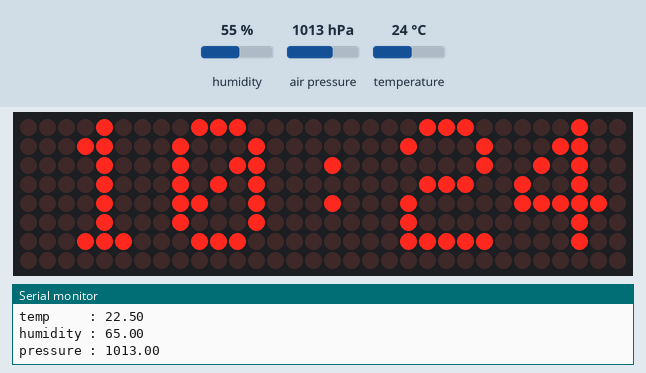
A sketch run on a simulated ESP8266 (NodeMCU). On the bench: 32×8 LED matrix, the last lines printed to the serial monitor. The test bench sets the inputs (shaded band); at power-on: humidity 55 %, air pressure 1013 hPa, temperature 24 °C. WiFi joins after 1.5 s; servers stay silent unless stated; the local clock reads 2024-03-15 10:24:30 at power-on unless the sketch sets it; no MQTT or app messages arrive unless stated.

Above: at 2.6 s.
At 15.5 s:
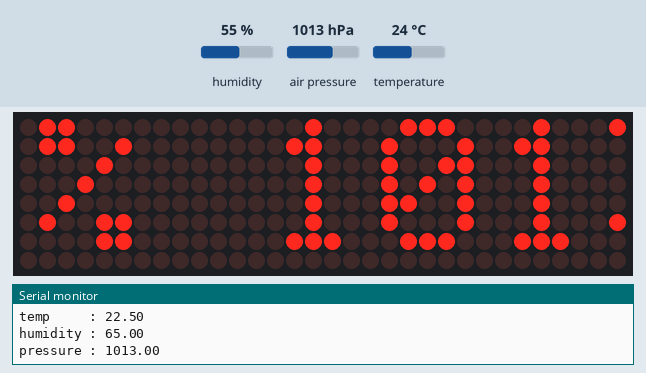
15.6 s: humidity set to 22 %
At 15.76 s:
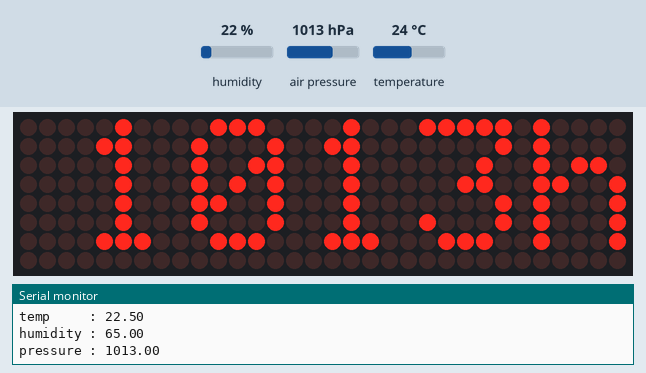
At 28.76 s:
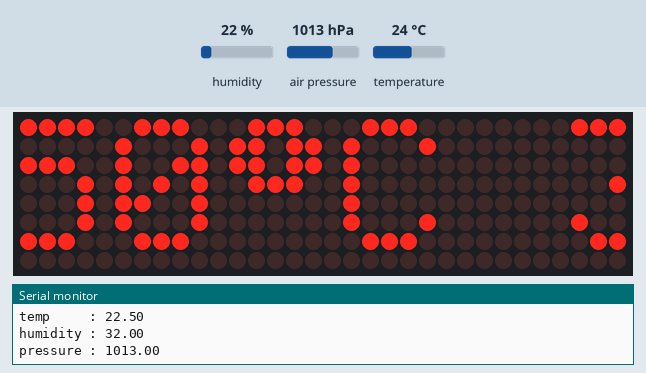
Timing chart, 0 to 30.3 s (numbered marks = the images above; inputs shaded):
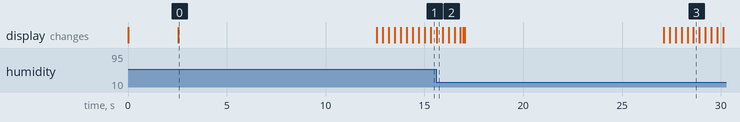

The sketch:

PK_Clock_MAX7219.ino
```cpp
//Zegar z synchronizacją z serwerem NTP, czujnikiem temperatury, wilgotności i ciśnienia
//Ustawianie połączenia z WiFi za pomocą managera połączeń - bez konieczności modyfikacji kodu o SSID i PSWD
//Testowane w środowisku Arduino IDE 1.8.13(Windows Store 1.8.42.0)
//Pierwsze uruchomienie - wyszukać WiFi Set WiFi Connection - połączyć się i ustanowić połączenie

//Użyta plytka NodeMCU 1.0 (ESP_12E Module)

//Opis połączeń:

// LED Matrix Pin -> ESP8266 Pin
// Vcc            -> 3,3v
// Gnd            -> Gnd
// DIN            -> D7
// CS             -> D4
// CLK            -> D5

//BME280 pins
//Vcc             -> 3,3v
//Gnd             -> Gnd
//SDA             -> D2
//SCL             -> D1


#include <PubSubClient.h>
#include <Adafruit_BME280.h>
#include <Adafruit_GFX.h>
#include <Max72xxPanel.h>
#include <time.h>
#include <WiFiManager.h> //https://github.com/tzapu/WiFiManager WiFi Configuration Magic

byte ASCIIvalue = 42;
int pinCS = D4;
int numberOfHorizontalDisplays = 4;
int numberOfVerticalDisplays   = 1;
char time_value[20];
int wait = 70; // In milliseconds
int spacer = 1;
int width  = 5 + spacer; // The font width is 5 pixels
int m = 0;
String t, h, p;
float temp_corr = (-1.5);
float hum_corr = 10 ;
unsigned long lastMsg = 0;
int licznik = 0;
int interval = 6; //1 = 10sekund 6 = minuta

Max72xxPanel matrix = Max72xxPanel(pinCS, numberOfHorizontalDisplays, numberOfVerticalDisplays);

WiFiClient espClient;
PubSubClient client(espClient);


//Konfiguracja pod Homeassistant

//IP Homeassistent-a
byte mqtt_server[] = {192, 168, 3, 122};

#define zegar1temp "sensor/temperature1"
#define zegar1hum "sensor/humidity1"
#define zegar1press "sensor/presure1"

WiFiServer server(80);

Adafruit_BME280 bme; // use I2C interface
Adafruit_Sensor *bme_temp = bme.getTemperatureSensor();
Adafruit_Sensor *bme_pressure = bme.getPressureSensor();
Adafruit_Sensor *bme_humidity = bme.getHumiditySensor();


/*****************************************************************
  /* convert float to string with a                                *
  /* precision of two decimal places                               *
  /*****************************************************************/
String Float2String(const float value)
{
  // Convert a float to String with two decimals.
  char temp[15];
  String s;

  dtostrf(value, 13, 2, temp);
  s = String(temp);
  s.trim();
  return s;
}


/*****************************************************************
  /* Debug output                                                  *
  /*****************************************************************/
void debug_out(const String &text, int linebreak = 1)
{
  if (linebreak)
  {
    Serial.println(text);
  }
  else
  {
    Serial.print(text);
  }
}


/*****************************************************************
  /* Setup                                                         *
  /*****************************************************************/
void setup() {
  Serial.begin(9600);

  Serial.println(F("BME280 Sensor event test"));

  if (!bme.begin()) {
    delay(2000);
    Serial.println(F("Could not find a valid BME280 sensor, check wiring!"));
    while (1) delay(10);
  }

  client.setServer(mqtt_server, 1883);
  Wire.begin();
  delay(10);

  setenv("TZ", "GMT-1BST", 1);

  matrix.setIntensity(m); // Use a value between 0 and 15 for brightness
  matrix.setRotation(0, 1);    // The first display is position upside down
  matrix.setRotation(1, 1);    // The first display is position upside down
  matrix.setRotation(2, 1);    // The first display is position upside down
  matrix.setRotation(3, 1);    // The first display is position upside down
  matrix.fillScreen(LOW);
  matrix.write();

  if (WiFi.status() != WL_CONNECTED) {
    matrix.drawChar(2, 0, 'W', HIGH, LOW, 1);
    matrix.drawChar(8, 0, 'I', HIGH, LOW, 1);
    matrix.drawChar(13, 0, '-', HIGH, LOW, 1);
    matrix.drawChar(20, 0, 'F', HIGH, LOW, 1);
    matrix.drawChar(26, 0, 'I', HIGH, LOW, 1);
    matrix.write(); // Send bitmap to display
  }


  WiFiManager wifimanager;
  wifimanager.setConfigPortalTimeout(30);

  if (!wifimanager.autoConnect("Set_WiFi_Connection")) {
    Serial.println("failed to connect and hit timeout - ESP RESET");
    //reset and try again, or maybe put it to deep sleep
    matrix.drawChar(2, 0, 'R', HIGH, LOW, 1);
    matrix.drawChar(8, 0, 'E', HIGH, LOW, 1);
    matrix.drawChar(14, 0, 'S', HIGH, LOW, 1);
    matrix.drawChar(20, 0, 'E', HIGH, LOW, 1);
    matrix.drawChar(26, 0, 'T', HIGH, LOW, 1);
    matrix.write(); // Send bitmap to display
    delay(2000);
    ESP.restart();
    delay(1000);
  }

  // Connect to WiFi network
  Serial.println();
  Serial.println();
  Serial.println("WiFi connected");
  Serial.print("This device adress: ");
  Serial.print(WiFi.localIP());


  // Ustawienia serwera NTP

  configTime(0 * 3600, 0, "192.168.3.1");
  //configTime(0 * 3600, 0, "it.pool.ntp.org", "time.nist.gov");
  Serial.println("\nWaiting for time");

  delay(1000);

}

bool checkBound(float newValue, float prevValue, float maxDiff) {
  return !isnan(newValue) &&
         (newValue < prevValue - maxDiff || newValue > prevValue + maxDiff);

}

void reconnect() {
  if (!client.connected()) {
    Serial.print("Attempting MQTT connection...");
    if (client.connect("PK_Arduino_Temp")) {
      Serial.println("connected");
    } else {
      Serial.print("failed, rc=");
      Serial.print(client.state());
      Serial.println(" try again in 5 seconds");
      matrix.fillScreen(LOW);
      wait = 40;
      display_message("MQTT Error");
    }
  }
}


void loop() {

  sensors_event_t temp_event, pressure_event, humidity_event;
  bme_temp->getEvent(&temp_event);
  bme_pressure->getEvent(&pressure_event);
  bme_humidity->getEvent(&humidity_event);

  time_t now = time(nullptr);


  //Ustawienie jasności wyświetlacza w zależności od godziny

  if (time_value[0] == 0  && time_value[1] == 0) {
    m = 0;
  }
  if (time_value[0] == 0  && time_value[1] == 1) {
    m = 0;
  }
  if (time_value[0] == 0  && time_value[1] == 2) {
    m = 0;
  }
  if (time_value[0] == 0  && time_value[1] == 3) {
    m = 0;
  }
  if (time_value[0] == 0  && time_value[1] == 4) {
    m = 0;
  }
  if (time_value[0] == 0  && time_value[1] == 5) {
    m = 0;
  }
  if (time_value[0] == 0  && time_value[1] == 6) {
    m = 0;
  }
  if (time_value[0] == 0  && time_value[1] == 7) {
    m = 4;
  }
  if (time_value[0] == 0  && time_value[1] == 8) {
    m = 7;
  }
  if (time_value[0] == 0  && time_value[1] == 9) {
    m = 11;
  }


  if (time_value[0] == 1  && time_value[1] == 0) {
    m = 15;
  }
  if (time_value[0] == 1  && time_value[1] == 1) {
    m = 15;
  }
  if (time_value[0] == 1  && time_value[1] == 2) {
    m = 15;
  }
  if (time_value[0] == 1  && time_value[1] == 3) {
    m = 15;
  }
  if (time_value[0] == 1  && time_value[1] == 4) {
    m = 15;
  }
  if (time_value[0] == 1  && time_value[1] == 5) {
    m = 15;
  }
  if (time_value[0] == 1  && time_value[1] == 6) {
    m = 15;
  }
  if (time_value[0] == 1  && time_value[1] == 7) {
    m = 12;
  }
  if (time_value[0] == 1  && time_value[1] == 8) {
    m = 10;
  }
  if (time_value[0] == 1  && time_value[1] == 9) {
    m = 8;
  }


  if (time_value[0] == 2  && time_value[1] == 0) {
    m = 5;
  }
  if (time_value[0] == 2  && time_value[1] == 1) {
    m = 2;
  }
  if (time_value[0] == 2  && time_value[1] == 2) {
    m = 1;
  }
  if (time_value[0] == 2  && time_value[1] == 3) {
    m = 0;
  }
Serial.println("brightness = ");
  Serial.print(m);
  matrix.setIntensity(m);
  matrix.fillScreen(LOW);

  if (time(nullptr) <= 100000) {
    matrix.fillScreen(LOW);
    wait = 40;
    display_message("Brak internetu - godzina nieaktualna");

  }
  Serial.println(ctime(&now));
  String time = String(ctime(&now));
  time.trim();
  Serial.println(time);
  time.substring(11, 19).toCharArray(time_value, 10);
  matrix.drawChar(2, 0, time_value[0], HIGH, LOW, 1); // H
  matrix.drawChar(8, 0, time_value[1], HIGH, LOW, 1); // HH
  matrix.drawChar(14, 0, time_value[2], HIGH, LOW, 1); // HH:
  matrix.drawChar(20, 0, time_value[3], HIGH, LOW, 1); // HH:M
  matrix.drawChar(26, 0, time_value[4], HIGH, LOW, 1); // HH:MM
  matrix.write(); // Send bitmap to display


  debug_out("temp     : " + Float2String(float(temp_event.temperature + temp_corr)), 1);
  debug_out("humidity : " + Float2String(float(humidity_event.relative_humidity + hum_corr)), 1);
  debug_out("pressure : " + Float2String(float(pressure_event.pressure)), 1);


  delay(10000);

  matrix.fillScreen(LOW);
  h = (String)(int)(humidity_event.relative_humidity + hum_corr);
  //t = (String)(int)(temp_event.temperature + temp_corr);
  t = String((temp_event.temperature + temp_corr)).c_str(), true;
  p = (String)(int)pressure_event.pressure;
  wait = 60;
  display_message(t + (char)247 + "C " + h + "% " + p + "hPa");


  if (!client.connected()) {
    reconnect();
  }
  client.loop();

  if (licznik >= interval) {
    unsigned long now = millis();
    if (now - lastMsg > 1000) {
      lastMsg = now;
      client.publish(zegar1temp , String((temp_event.temperature + temp_corr)).c_str(), true);
      client.publish(zegar1hum , String((humidity_event.relative_humidity + hum_corr)).c_str(), true);
      client.publish(zegar1press , String((pressure_event.pressure)).c_str(), true);
      Serial.println("Dane przesłane poprzez MQTT");
    }
    licznik = 0;
  }
  else
    licznik = licznik + 1;
      Serial.println(licznik);
}
void display_message(String message) {
  for ( int i = 0 ; i < width * message.length() + matrix.width() - spacer; i++ ) {
    //matrix.fillScreen(LOW);
    int letter = i / width;
    int x = (matrix.width() - 1) - i % width;
    int y = (matrix.height() - 8) / 2; // center the text vertically
    while ( x + width - spacer >= 0 && letter >= 0 ) {
      if ( letter < message.length() ) {
        matrix.drawChar(x, y, message[letter], HIGH, LOW, 1); // HIGH LOW means foreground ON, background off, reverse to invert the image
      }
      letter--;
      x -= width;
    }
    matrix.write(); // Send bitmap to display
    delay(wait / 2);
  }
}

void sendReset() {
  Serial.println("Sending Reset command");
  Serial.println(1 / 0);
}
```

Measured:
- what the display in image 0 shows lasts 10.1 s, from 2.5 s to 12.6 s
